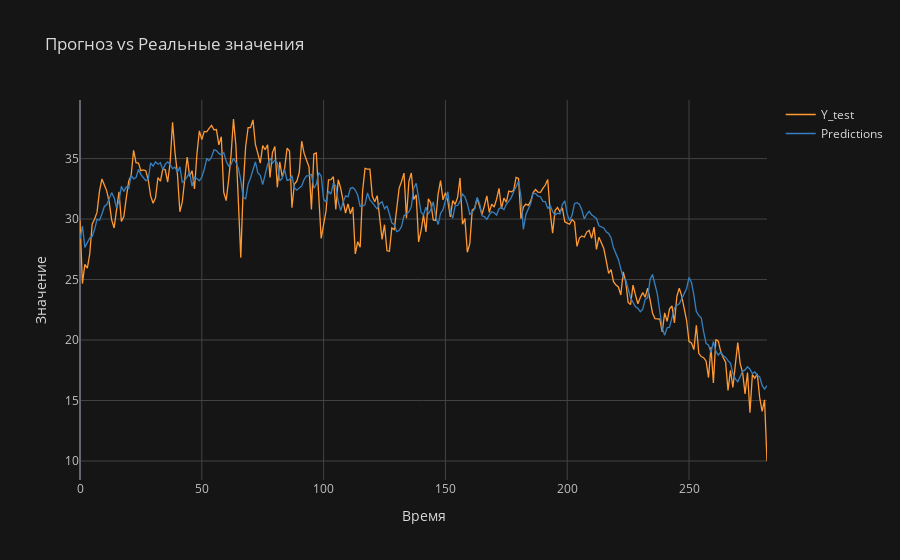

Here is the notebook cell this chart was saved with:
### Code cell
rnn_pred_a = rnn_model_a.predict(X_test)
rnn_pred_a = target_transformer.inverse_transform(rnn_pred_a)

y_test = y_test.reshape(-1, 1)
y_test = target_transformer.inverse_transform(y_test)


rnn_mape_a = mean_absolute_percentage_error(y_test, rnn_pred_a)
rnn_mae_a = mean_absolute_error(y_test, rnn_pred_a)
print(f"MAPE: {rnn_mape_a} %")
print(f"MAE: {rnn_mae_a}")

df_test = pd.DataFrame({
    'Y_test': y_test.ravel(),
    'Predictions': rnn_pred_a.ravel()
})
# Отобразить на графике
df_test.iplot(title="Прогноз vs Реальные значения", xTitle="Время", yTitle="Значение", theme="solar")

### Figure 1 — Plotly figure (JSON) as saved in the notebook; plotly's stock layout.template omitted (floating-point values rounded to 4 significant figures; data arrays with more than 128 entries replaced by an {"elided": "..."} marker saying what was removed)
{"data": [{"line": {"color": "rgba(255, 153, 51, 1.0)", "dash": "solid", "shape": "linear", "width": 1.3}, "mode": "lines", "name": "Y_test", "text": "", "type": "scatter", "x": {"elided": "283 int values"}, "y": {"elided": "283 float values"}}, {"line": {"color": "rgba(55, 128, 191, 1.0)", "dash": "solid", "shape": "linear", "width": 1.3}, "mode": "lines", "name": "Predictions", "text": "", "type": "scatter", "x": {"elided": "283 int values"}, "y": {"elided": "283 float values"}}], "layout": {"legend": {"bgcolor": "#151516", "font": {"color": "#D9D9D9"}}, "paper_bgcolor": "#151516", "plot_bgcolor": "#151516", "title": {"font": {"color": "#D9D9D9"}, "text": "Прогноз vs Реальные значения"}, "xaxis": {"gridcolor": "#434343", "showgrid": true, "tickfont": {"color": "#C2C2C2"}, "title": {"font": {"color": "#D9D9D9"}, "text": "Время"}, "zerolinecolor": "#666570"}, "yaxis": {"gridcolor": "#434343", "showgrid": true, "tickfont": {"color": "#C2C2C2"}, "title": {"font": {"color": "#D9D9D9"}, "text": "Значение"}, "zerolinecolor": "#666570"}}}
